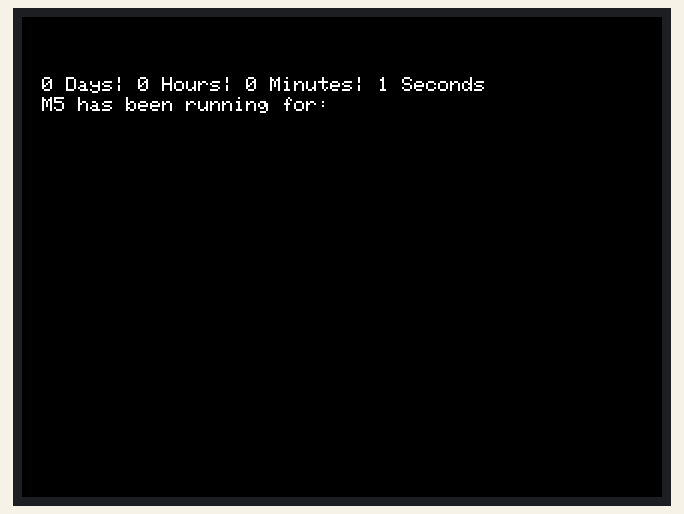
This program was run on a simulated ESP32. Shown: 320×240 colour display.

Above: at 0.2 s.
At 9.1 s:
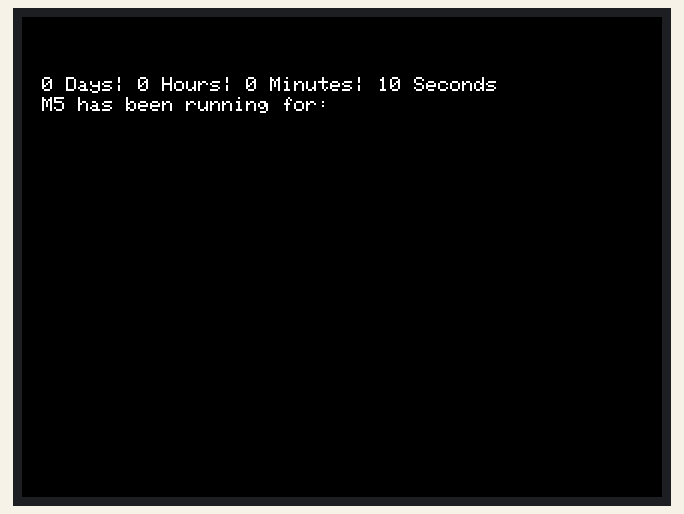
At 19.1 s:
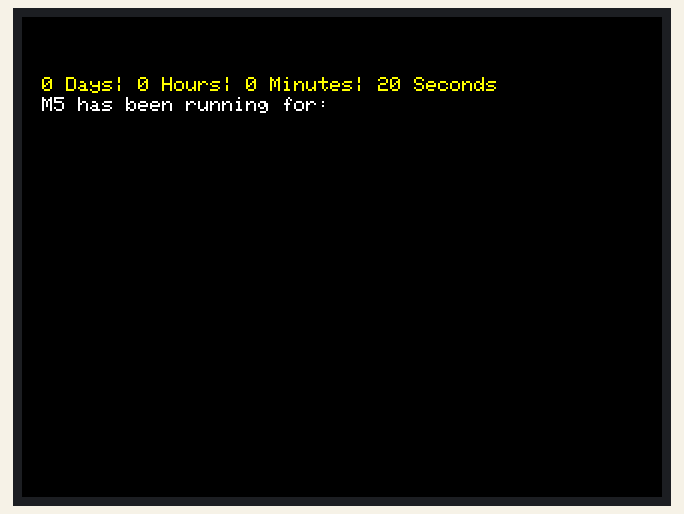
At 39.1 s:
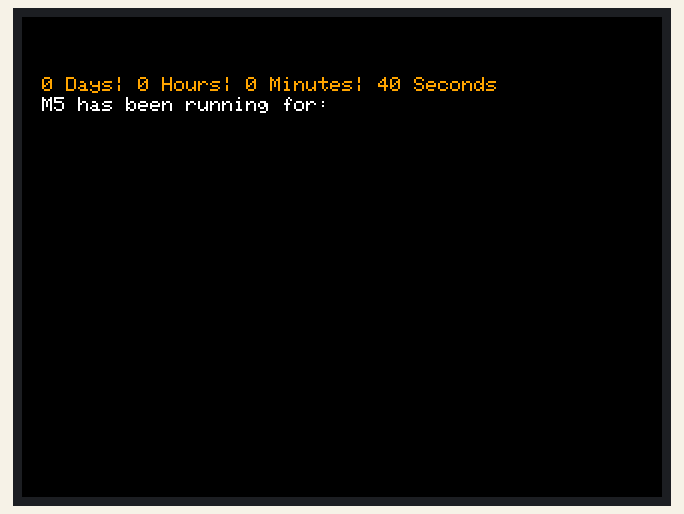

The program:

main.cpp
```cpp
#include <M5Core2.h>
#include <TimeLib.h>

unsigned long previousTime = 0;
byte seconds;
byte minutes;
byte hours;
byte days;

void redText()
{
  M5.Lcd.setTextColor(RED, BLACK);
}

void yellowText()
{
  M5.Lcd.setTextColor(YELLOW, BLACK);
}

void greenText()
{
  M5.Lcd.setTextColor(GREEN, BLACK);
}

void orangeText()
{
  M5.Lcd.setTextColor(ORANGE, BLACK);
}

void blueText()
{
  M5.Lcd.setTextColor(BLUE, BLACK);
}

void purpleText()
{
  M5.Lcd.setTextColor(PURPLE, BLACK);
}

void TextColortoDefault()
{
  M5.Lcd.setTextColor(WHITE, BLACK);
}

void textColor()
{
  if (seconds > 15 && seconds <= 30)
  {
    yellowText();
  }
  else if (seconds > 30 && seconds <= 45)
  {
    orangeText();
  }
  else if (seconds > 45 && seconds <= 60)
  {
    redText();
  }
  else
  {
    TextColortoDefault();
  }
}

void setup()
{
  M5.begin();
  Serial.begin(115200);
  M5.Lcd.setCursor(10, 40);
  M5.Lcd.println("M5 has been running for:");
}

void loop()
{
  if (millis() >= (previousTime))
  {
    previousTime = previousTime + 1000; // use 100000 for uS
    seconds = seconds + 1;
    if (seconds == 60)
    {
      seconds = 0;
      minutes = minutes + 1;
    }
    if (minutes == 60)
    {
      minutes = 0;
      hours = hours + 1;
    }
    if (hours == 24)
    {
      hours = 0;
      days = days + 1;
    }

    textColor();
    M5.Lcd.setCursor(10, 30);
    M5.Lcd.print(days, DEC);
    M5.Lcd.print(" Days|");
    M5.Lcd.print(" ");
    M5.Lcd.print(hours, DEC);
    M5.Lcd.printf(" Hours|");
    M5.Lcd.print(" ");
    M5.Lcd.print(minutes, DEC);
    M5.Lcd.print(" Minutes|");
    M5.Lcd.print(" ");
    M5.Lcd.print(seconds, DEC);
    M5.Lcd.print(" Seconds ");

    // Serial.print(days, DEC);
    // Serial.print(":");
    // Serial.print(hours, DEC);
    // Serial.print(":");
    // Serial.print(minutes, DEC);
    // Serial.print(":");
    // Serial.println(seconds, DEC);

  } // end 1 second
} // end loop
```
